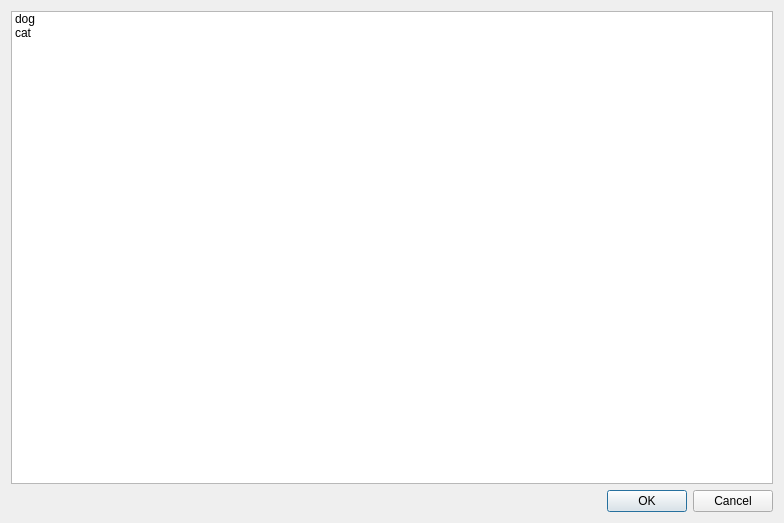
<?xml version="1.0" encoding="UTF-8"?>
<ui version="4.0">
 <class>Wizard_select_dialog</class>
 <widget class="QWidget" name="Wizard_select_dialog">
  <property name="geometry">
   <rect>
    <x>0</x>
    <y>0</y>
    <width>784</width>
    <height>523</height>
   </rect>
  </property>
  <property name="windowTitle">
   <string>Wizard_select_dialog</string>
  </property>
  <layout class="QGridLayout" name="gridLayout">
   <item row="0" column="0">
    <widget class="QListWidget" name="listWidget">
     <item>
      <property name="text">
       <string>dog</string>
      </property>
     </item>
     <item>
      <property name="text">
       <string>cat</string>
      </property>
     </item>
    </widget>
   </item>
   <item row="1" column="0">
    <widget class="QDialogButtonBox" name="buttonBox">
     <property name="standardButtons">
      <set>QDialogButtonBox::Cancel|QDialogButtonBox::Ok</set>
     </property>
    </widget>
   </item>
  </layout>
 </widget>
 <layoutdefault spacing="6" margin="11"/>
 <resources/>
 <connections/>
</ui>
